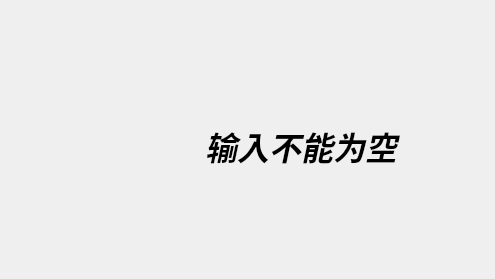
<?xml version="1.0" encoding="UTF-8"?>
<ui version="4.0">
 <class>warning_win</class>
 <widget class="QDialog" name="warning_win">
  <property name="geometry">
   <rect>
    <x>0</x>
    <y>0</y>
    <width>495</width>
    <height>279</height>
   </rect>
  </property>
  <property name="windowTitle">
   <string>Dialog</string>
  </property>
  <widget class="QWidget" name="horizontalLayoutWidget">
   <property name="geometry">
    <rect>
     <x>10</x>
     <y>60</y>
     <width>478</width>
     <height>171</height>
    </rect>
   </property>
   <layout class="QHBoxLayout" name="horizontalLayout" stretch="2,3">
    <item>
     <widget class="QLabel" name="warning">
      <property name="text">
       <string/>
      </property>
     </widget>
    </item>
    <item>
     <widget class="QLabel" name="words">
      <property name="font">
       <font>
        <family>Adobe Arabic</family>
        <pointsize>24</pointsize>
        <weight>75</weight>
        <italic>true</italic>
        <bold>true</bold>
       </font>
      </property>
      <property name="text">
       <string>输入不能为空</string>
      </property>
     </widget>
    </item>
   </layout>
  </widget>
 </widget>
 <resources/>
 <connections/>
</ui>
